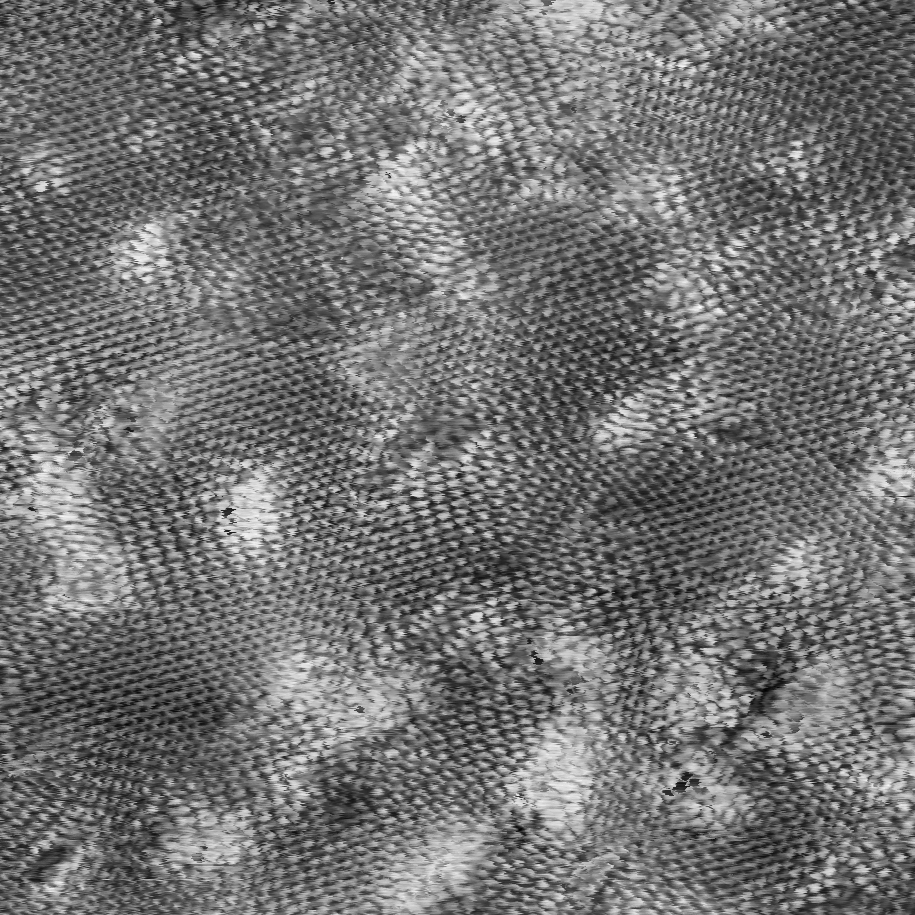
#> input picture .claude/worktrees/determined-mayer-6e70e3/examples/data/GO_cafm.tif, 915 x 915 px; its folder holds only this picture in this run
$ python -i image_processor.py   (imports and definitions only)
#> lines starting #> are read from the running program, lines starting #| are printed output that depends on the picture
#> further down, picture is the input picture: shape (915, 915, 3); min 0, max 255, mean 115.2
import cv2
from PIL import Image
import numpy as np
from io import BytesIO
import os
import logging
import matplotlib.pyplot as plt

MAX_IMG_DIM = 1024
logger = logging.getLogger(__name__)


# [31 lines left out: function load_image, not called in this run]

def preprocess_image(image: np.ndarray, max_dim: int = MAX_IMG_DIM) -> tuple[np.ndarray, float]:
    """
    Preprocess microscopy image: resize, grayscale, CLAHE, denoise.
    Returns the preprocessed image and the scaling factor.
    """
#> called with max_dim = 1024
    scale_factor = 1.0
    h, w = image.shape[:2]
#> h = 915; w = 915
    if max(h, w) > max_dim:
        if h > w:
            new_h = max_dim
            new_w = int(w * (max_dim / h))
        else:
            new_w = max_dim
            new_h = int(h * (max_dim / w))
        scale_factor = h / new_h
        image = cv2.resize(image, (new_w, new_h), interpolation=cv2.INTER_AREA)
        print(f"Image resized from {w}x{h} to {new_w}x{new_h}")

    if len(image.shape) == 3:
        gray = cv2.cvtColor(image, cv2.COLOR_RGB2GRAY)
    else:
        gray = image

    clahe = cv2.createCLAHE(clipLimit=2.0, tileGridSize=(8, 8))
    enhanced = clahe.apply(gray)
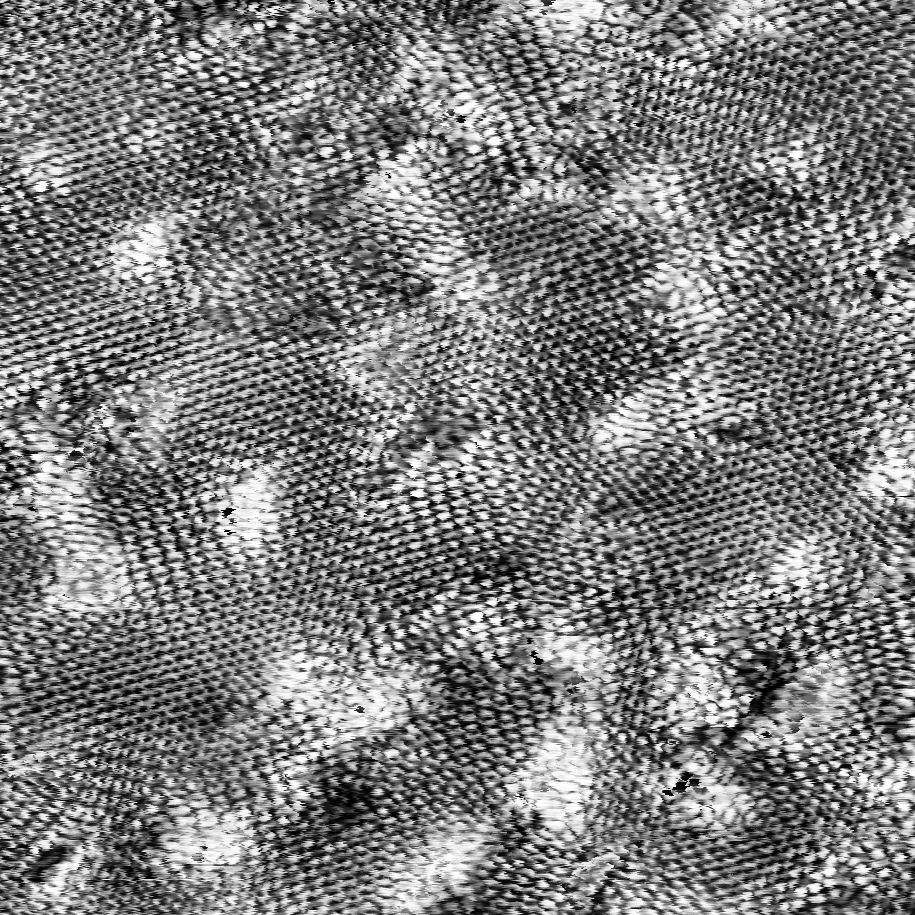
#> enhanced: shape (915, 915); min 0, max 255, mean 125.8
    denoised = cv2.GaussianBlur(enhanced, (3, 3), 0)
    return denoised, scale_factor

# [199 lines left out: functions convert_numpy_to_jpeg_bytes, normalize_and_convert_to_image_bytes, calculate_global_fft, create_multi_abundance_overlays, not called in this run]

>>> import cv2
>>> picture = cv2.cvtColor(cv2.imread('../../.claude/worktrees/determined-mayer-6e70e3/examples/data/GO_cafm.tif'), cv2.COLOR_BGR2RGB)
>>> result = preprocess_image(picture)
